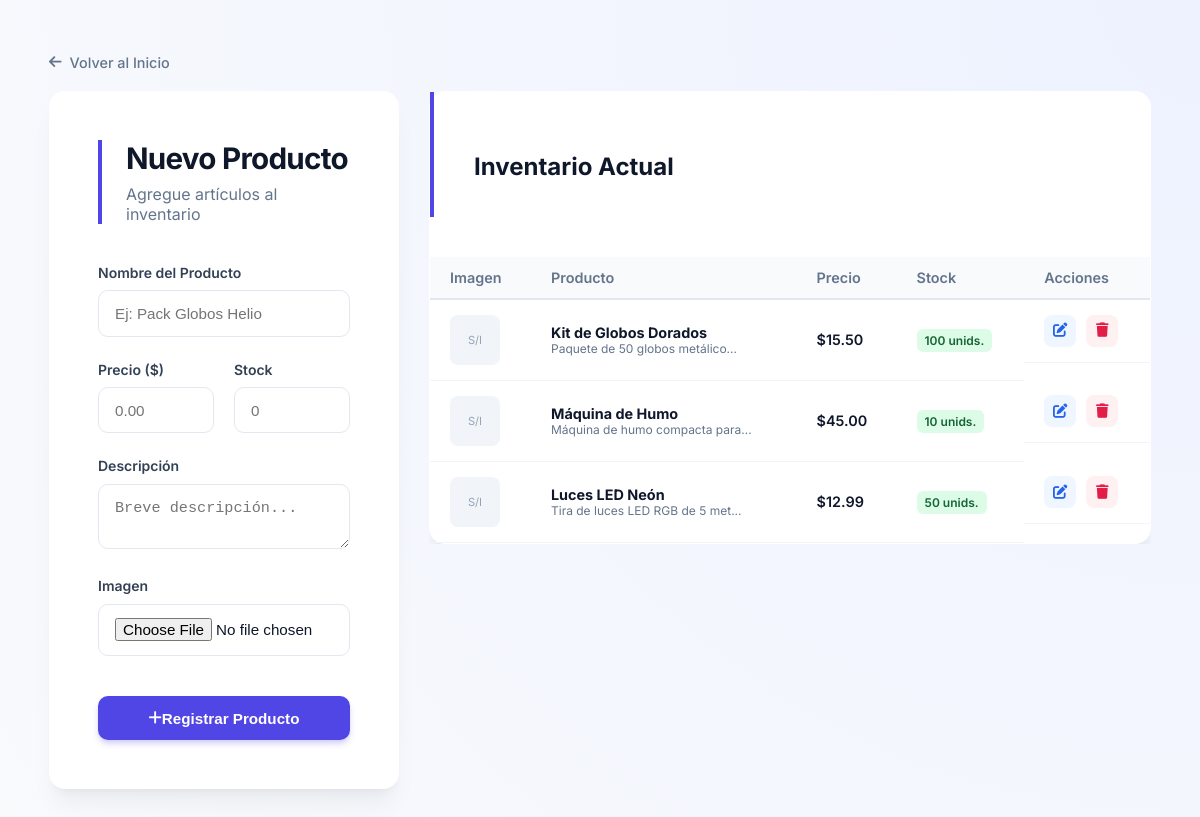
Screenshot of /index.php?c=Product&a=index (signed in) with the database file from the repository.
### tables this page shows
CREATE TABLE products (
    id INT AUTO_INCREMENT PRIMARY KEY,
    name VARCHAR(100) NOT NULL,
    description TEXT,
    price DECIMAL(10, 2) NOT NULL, 
    stock INT NOT NULL DEFAULT 0,
    image VARCHAR(255) NULL,       
    created_at TIMESTAMP DEFAULT CURRENT_TIMESTAMP
);

### controller/ProductController.php (called while the page is built, shortened)
<?php
require_once 'model/DAO/ProductDAO.php';
require_once 'model/DTO/ProductDTO.php';
class ProductController {
    public function index() {
        $dao = new ProductDAO();
        $products = $dao->getAll();
        require_once 'views/product/index.php';
    }
}
?>

### config/db.php (called while the page is built, shortened)
<?php
class Database {
    public static function connect() {
        $dsn = "mysql:host=" . DB_HOST . ";dbname=" . DB_NAME . ";charset=" . DB_CHARSET . ";port=" . DB_PORT;
        $options = [
            PDO::ATTR_ERRMODE=> PDO::ERRMODE_EXCEPTION,
            PDO::ATTR_EMULATE_PREPARES   => false,
        ];
        try {
            $conexion = new PDO($dsn, DB_USER, DB_PASS, $options);
            return $conexion;
        } catch (PDOException $e) {
            die("Error de conexión: " . $e->getMessage());
        }
    }
}
?>

### model/DAO/ProductDao.php (called while the page is built, shortened)
<?php
require_once 'config/db.php';
require_once 'model/DTO/ProductDTO.php';
class ProductDAO {
    private $db;
    public function __construct() {
        $this->db = Database::connect();
    }
    public function getAll() {
        $sql = "SELECT * FROM products ORDER BY created_at DESC";
        $stmt = $this->db->prepare($sql);
        $stmt->execute();
        $products = [];
        while ($row = $stmt->fetch(PDO::FETCH_OBJ)) {
            $products[] = new ProductDTO(
                $row->id,
                $row->name,
                $row->description,
                $row->price,
                $row->stock,
                $row->image
            );
        }
        return $products;
    }
}
?>

### model/DTO/ProductDTO.php (called while the page is built, shortened)
<?php
class ProductDTO {
    public function __construct($id, $name, $description, $price, $stock, $image) {
        $this->id = $id;
        $this->name = $name;
        $this->description = $description;
        $this->price = $price;
        $this->stock = $stock;
        $this->image = $image;
    }
}
?>

### views/product/index.php (the view, shortened to what this page needs)
<!DOCTYPE html>
<html lang="es">
<head>
    <link rel="stylesheet" href="assets/styles/product.css">
    <link rel="stylesheet" href="https://cdnjs.cloudflare.com/ajax/libs/font-awesome/6.0.0/css/all.min.css">
</head>
<body>
    <div class="container-main">
        <div class="top-nav">
            <a href="index.php?c=Home&a=index" class="btn-back">
                <i class="fas fa-arrow-left"></i> Volver al Inicio
            </a>
        </div>
        <div class="dashboard-layout">
            <aside class="sidebar-form">
                <div class="product-card">
                    <header class="card-header">
                        <h1>Nuevo Producto</h1>
                        <p>Agregue artículos al inventario</p>
                    </header>
                    <form action="index.php?c=Product&a=save" method="POST" enctype="multipart/form-data">
                        <div class="form-section">
                            <label>Nombre del Producto</label>
                            <input type="text" name="name" class="input-control" required placeholder="Ej: Pack Globos Helio">
                        </div>
                        <div class="form-section row-group">
                            <div class="col-half">
                                <label>Precio ($)</label>
                                <input type="number" name="price" step="0.01" min="0" class="input-control" required placeholder="0.00">
                            </div>
                            <div class="col-half">
                                <label>Stock</label>
                                <input type="number" name="stock" min="0" class="input-control" required placeholder="0">
                            </div>
                        </div>
                        <div class="form-section">
                            <label>Descripción</label>
                            <textarea name="description" class="input-control" rows="2" placeholder="Breve descripción..."></textarea>
                        </div>
                        <div class="form-section">
                            <label>Imagen</label>
                            <input type="file" name="image" accept="image/*" class="input-control">
                        </div>
                        <div class="btn-container">
                            <button type="submit" class="btn btn-primary" style="width: 100%;">
                                <i class="fas fa-plus"></i> Registrar Producto
                            </button>
                        </div>
                    </form>
                </div>
            </aside>
            <main class="main-table">
                <div class="product-card no-padding">
                    <header class="card-header padding-top">
                        <h2>Inventario Actual</h2>
                    </header>
                    <div class="table-responsive">
                        <table class="styled-table">
                            <thead>
                                <tr>
                                    <th>Imagen</th>
                                    <th>Producto</th>
                                    <th>Precio</th>
                                    <th>Stock</th>
                                    <th>Acciones</th>
                                </tr>
                            </thead>
                            <tbody>
                                <?php if(!empty($products)): ?>
                                    <?php foreach($products as $prod): ?>
                                    <tr>
                                        <td>
                                            <?php if($prod->image): ?>
                                                <img src="uploads/images/<?= $prod->image ?>" class="img-thumb">
                                            <?php else: ?>
                                                <div class="no-img">S/I</div>
                                            <?php endif; ?>
                                        </td>
                                        <td>
                                            <div class="prod-info">
                                                <strong><?= $prod->name ?></strong>
                                                <small><?= substr($prod->description, 0, 30) ?>...</small>
                                            </div>
                                        </td>
                                        <td class="text-price">$<?= number_format($prod->price, 2) ?></td>
                                        <td>
                                            <span class="badge <?= $prod->stock > 0 ? 'bg-success' : 'bg-danger' ?>">
                                                <?= $prod->stock ?> unids.
                                            </span>
                                        </td>
                                        <td class="actions-td">
                                            <a href="index.php?c=Product&a=edit&id=<?= $prod->id ?>" class="action-btn btn-edit">
                                                <i class="fas fa-edit"></i>
                                            </a>
                                            <a href="index.php?c=Product&a=delete&id=<?= $prod->id ?>"
                                               class="action-btn btn-delete"
                                               onclick="return confirm('¿Eliminar este producto?')">
                                                <i class="fas fa-trash"></i>
                                            </a>
                                        </td>
                                    </tr>
                                    <?php endforeach; ?>
                                <?php else: ?>
                                    <tr>
                                        <td colspan="5" class="text-center">No hay productos.</td>
                                    </tr>
                                <?php endif; ?>
                            </tbody>
                        </table>
                    </div>
                </div>
            </main>
        </div> </div>
</body>
</html>

### assets/styles/product.css (style rules this page uses)
:root { --prod-primary: #4f46e5; --prod-primary-light: #6366f1; --prod-hover: #4338ca; --prod-bg: #f8fafc; --prod-card-bg: #ffffff; --prod-text-main: #0f172a; --prod-text-muted: #64748b; --prod-border: #e2e8f0; --prod-radius: 16px; --prod-shadow: 0 20px 25px -5px rgba(0, 0, 0, 0.05), 0 8px 10px -6px rgba(0, 0, 0, 0.05); }
body { background: radial-gradient(circle at top right, #eef2ff, var(--prod-bg)); font-family: 'Inter', sans-serif; color: var(--prod-text-main); display: flex; justify-content: center; align-items: center; min-height: 100vh; margin: 0; padding: 20px; }
.product-card { background: var(--prod-card-bg); padding: 3rem; border-radius: var(--prod-radius); box-shadow: var(--prod-shadow); border: 1px solid rgba(255, 255, 255, 0.7); }
.card-header { text-align: left; margin-bottom: 2.5rem; border-left: 4px solid var(--prod-primary); padding-left: 1.5rem; }
.card-header h1 { font-size: 1.85rem; font-weight: 700; letter-spacing: -0.025em; margin: 0; }
.card-header p { color: var(--prod-text-muted); margin-top: 0.5rem; }
.form-section { margin-bottom: 1.5rem; }
.row-group { display: flex; gap: 1.25rem; }
.col-half { flex: 1; }
label { font-size: 0.875rem; font-weight: 600; margin-bottom: 0.6rem; display: block; color: #334155; }
.input-control { width: 100%; padding: 0.85rem 1rem; border: 1.5px solid var(--prod-border); border-radius: 10px; font-size: 0.95rem; transition: all 0.3s cubic-bezier(0.4, 0, 0.2, 1); background-color: #fff; box-sizing: border-box; }
.btn-container { display: flex; justify-content: flex-end; gap: 1rem; margin-top: 2.5rem; }
.btn { padding: 0.85rem 2rem; border-radius: 10px; font-weight: 600; font-size: 0.95rem; cursor: pointer; transition: all 0.3s; text-decoration: none; display: inline-flex; align-items: center; justify-content: center; }
.btn-primary { background: var(--prod-primary); color: white; border: none; box-shadow: 0 4px 6px -1px rgba(79, 70, 229, 0.3); }
.container-main { width: 100%; max-width: 1000px; margin: 20px auto; }
.top-nav { margin-bottom: 20px; }
.btn-back { text-decoration: none; color: var(--prod-text-muted); font-weight: 500; font-size: 0.9rem; display: inline-flex; align-items: center; gap: 8px; transition: color 0.2s; }
.no-padding { padding: 0 !important; }
.padding-top { padding: 2.5rem 2.5rem 1rem 2.5rem; }
.styled-table { width: 100%; border-collapse: collapse; font-size: 0.9rem; }
.styled-table th { background-color: #f8fafc; color: #64748b; font-weight: 600; text-align: left; padding: 12px 20px; border-bottom: 2px solid var(--prod-border); }
.styled-table td { padding: 15px 20px; border-bottom: 1px solid #f1f5f9; vertical-align: middle; }
.no-img { width: 50px; height: 50px; background: #f1f5f9; display: flex; align-items: center; justify-content: center; font-size: 0.7rem; border-radius: 8px; color: #94a3b8; }
.text-price { font-weight: 600; color: var(--prod-text-main); }
.badge { padding: 4px 8px; border-radius: 6px; font-size: 0.75rem; font-weight: 600; }
.bg-success { background: #dcfce7; color: #166534; }
.actions-td { display: flex; gap: 10px; }
.action-btn { width: 32px; height: 32px; display: flex; align-items: center; justify-content: center; border-radius: 8px; transition: all 0.2s; text-decoration: none; }
.btn-edit { background: #eff6ff; color: #2563eb; }
.btn-delete { background: #fff1f2; color: #e11d48; }
.container-main { max-width: 1200px; width: 95%; margin: 20px auto; }
.dashboard-layout { display: flex; gap: 30px; align-items: flex-start; }
.sidebar-form { flex: 0 0 350px; position: sticky; top: 20px; }
.main-table { flex: 1; overflow: hidden; }
.table-responsive { overflow-x: auto; }
.prod-info { display: flex; flex-direction: column; }
.prod-info small { color: var(--prod-text-muted); font-size: 0.75rem; }

### rows the page displays
products: shows "S/I", name "Kit de Globos Dorados", description "Paquete de 50 globos metálico", price "15.50", stock "100"
products: shows "S/I", name "Máquina de Humo", description "Máquina de humo compacta para", price "45.00", stock "10"
products: shows "S/I", name "Luces LED Neón", description "Tira de luces LED RGB de 5 met", price "12.99", stock "50"
